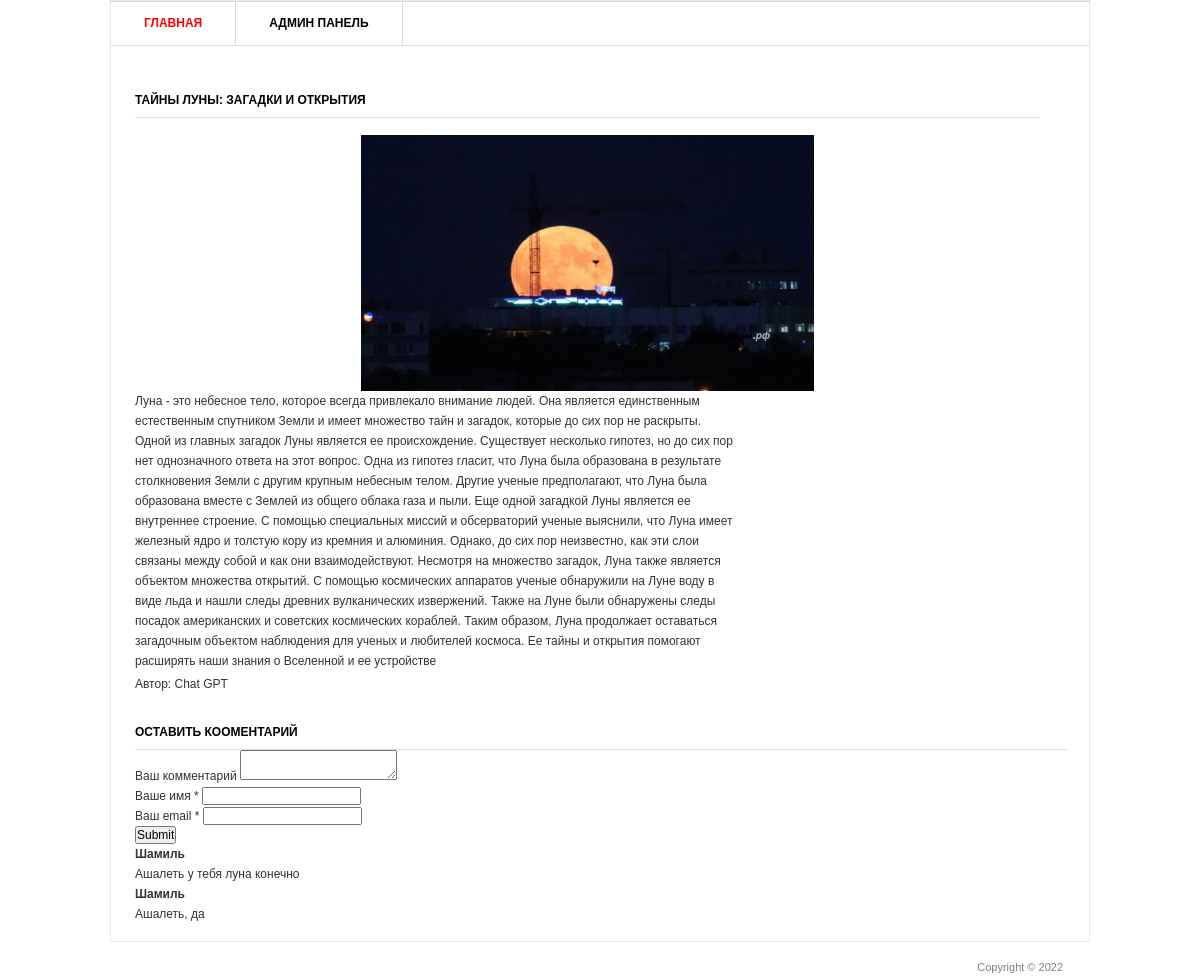
Page /1/ on the earlier database version.
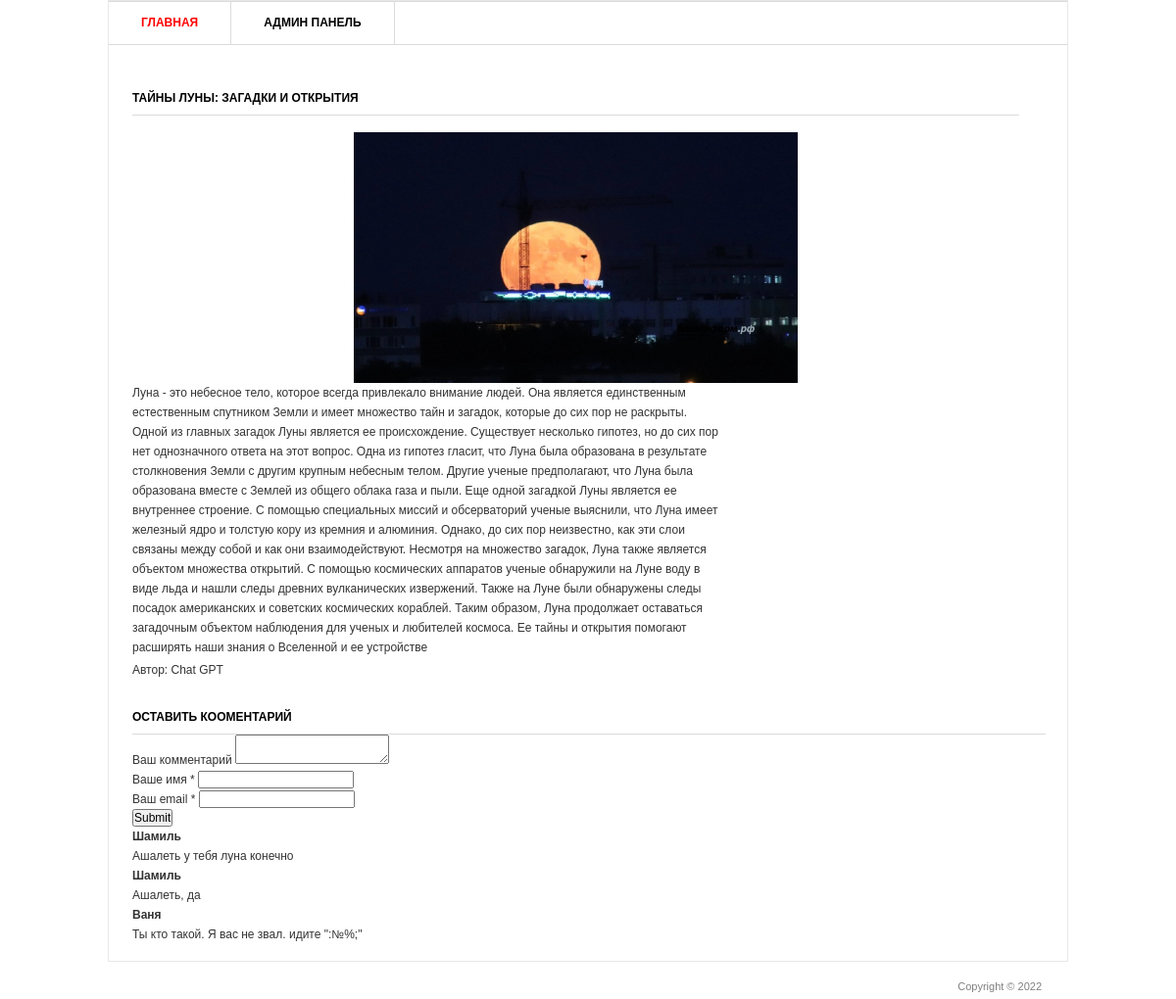
Same page on the later database version.
### blog/models.py (models this page shows, shortened)
class Comments(models.Model):
    email = models.EmailField()
    name = models.CharField('Имя', max_length=50)
    text_comments = models.TextField('Текст комментария', max_length=2000)
    post = models.ForeignKey(Post, verbose_name='Публикация', on_delete=models.CASCADE)
    class Meta:
        verbose_name = 'Комментарий'
        verbose_name_plural = 'Комментарии'

### blog/views.py (the view)
# urls.py: path('<int:pk>/', views.PostDetail.as_view()),
class PostDetail(View):
    def get(self, request, pk):
        post = Post.objects.get(id=pk)
        return render(request, 'blog/blog_detail.html', {'post': post})

### templates/blog/blog_detail.html (shortened to what this page needs)
{% load static %}
<html >
<head>
	<link rel="stylesheet" href="{% static 'css/style.css' %}" type="text/css" media="all" />
</head>
<body>
<div class="shell">
	<div class="border">
		<div id="navigation">
			<ul>
			    <li><a href="/" class="active">Главная</a></li>
			    <li><a href="/admin">Админ панель</a></li>
			</ul>
		</div>
		<div id="main">
			<div id="content" class="left">
				<div class="projects">
					<h3>{{ post.title }}</h3>
                    <p align="center">
                        <img src="{{ post.img.url }}" width="50%" />
                    </p>
					<div class="item">
						<div class="text left">
							<p>{{ post.description }}</p>
							<p>Автор: {{ post.author }}</p>
						</div>
					</div>
				</div>
			</div>
			<div class="form-comment">
				<h3>Оставить кооментарий</h3>
				<div>
					<form action="{% url 'add_comments' post.id %}" method="post">
						<div>
							<label>Ваш комментарий</label>
							<textarea name="text_comments"></textarea>
						</div>
						<div>
							<label>Ваше имя *</label>
							<input type="text" name="name">
						</div>
						<div>
							<label>Ваш email *</label>
							<input type="email" name="email">
						</div>
						<div>
							<input type="submit">
						</div>
					</form>
				</div>
			</div>
			<div>
				{% for comment in post.comments_set.all %}
				<div class="view-comment">
					<h4>{{ comment.name }}</h4>
					<p>
						{{ comment.text_comments }}
					</p>
				</div>
				{% endfor %}
			</div>
		</div>
	</div>
	<div id="footer">
		<p class="copy right">Copyright &copy;  2022 </p>
	</div>
</div>
</body>
</html>

Differences in the rows shown:
added Comments: name "Ваня", text_comments "Ты кто такой. Я вас не звал. идите \":№%;\""
